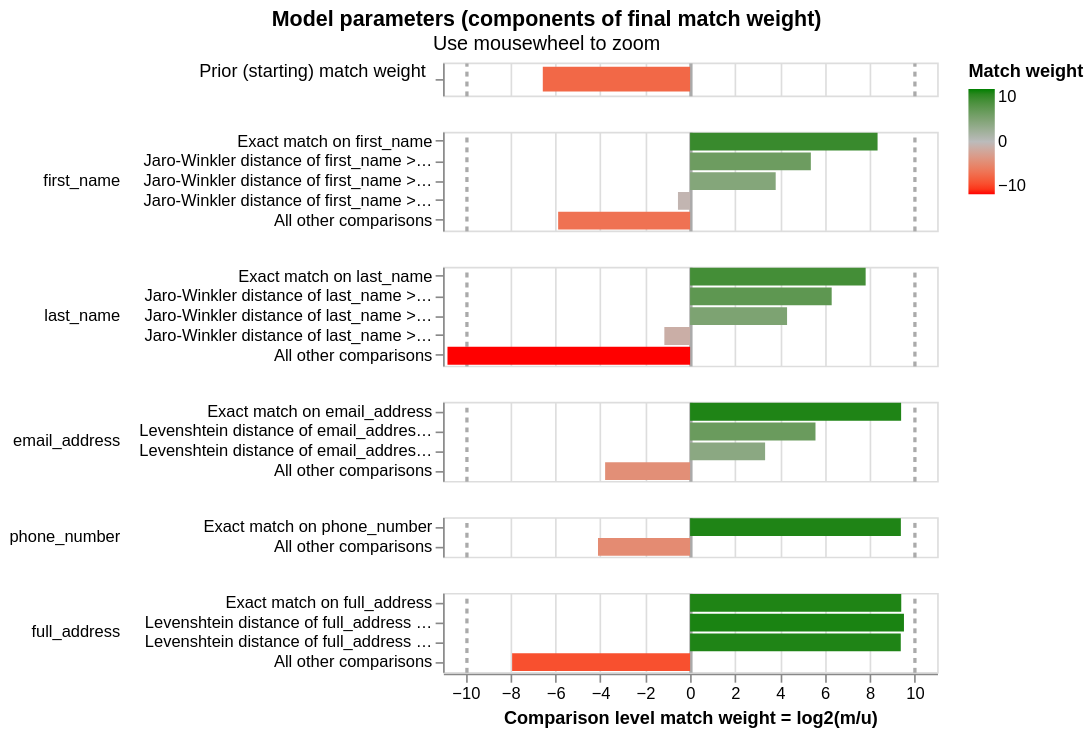

Notebook source saved alongside this figure:
### Code cell
linker.visualisations.match_weights_chart()

### Figure 1 — Vega-Lite specification as saved in the notebook (floating-point values rounded to 4 significant figures)
{"config": {"view": {"continuousWidth": 300, "continuousHeight": 300, "discreteHeight": 60, "discreteWidth": 400}, "header": {"title": null}, "mark": {"tooltip": null}, "title": {"anchor": "middle"}}, "vconcat": [{"mark": {"type": "bar", "clip": true, "height": 15}, "encoding": {"color": {"field": "log2_bayes_factor", "scale": {"domain": [-10, 0, 10], "interpolate": "lab", "range": ["red", "#bbbbbb", "green"]}, "title": "Match weight", "type": "quantitative"}, "tooltip": [{"field": "comparison_name", "title": "Comparison name", "type": "nominal"}, {"field": "probability_two_random_records_match", "format": ".4f", "title": "Probability two random records match", "type": "nominal"}, {"field": "log2_bayes_factor", "format": ",.4f", "title": "Equivalent match weight", "type": "quantitative"}, {"field": "bayes_factor_description", "title": "Match weight description", "type": "nominal"}], "x": {"axis": {"domain": false, "gridColor": {"condition": {"test": "abs(datum.value / 10)  <= 1 & datum.value % 10 === 0", "value": "#aaa"}, "value": "#ddd"}, "gridDash": {"condition": {"test": "abs(datum.value / 10) == 1", "value": [3]}, "value": null}, "gridWidth": {"condition": {"test": "abs(datum.value / 10)  <= 1 & datum.value % 10 === 0", "value": 2}, "value": 1}, "labels": false, "ticks": false, "title": ""}, "field": "log2_bayes_factor", "scale": {"domain": [-11, 11]}, "type": "quantitative"}, "y": {"axis": {"title": "Prior (starting) match weight", "titleAlign": "right", "titleAngle": 0, "titleFontWeight": "normal"}, "field": "label_for_charts", "sort": {"field": "comparison_vector_value", "order": "descending"}, "type": "nominal"}}, "height": 20, "transform": [{"filter": "(datum.comparison_name == 'probability_two_random_records_match')"}]}, {"mark": {"type": "bar", "clip": true}, "encoding": {"color": {"field": "log2_bayes_factor", "scale": {"domain": [-10, 0, 10], "interpolate": "lab", "range": ["red", "#bbbbbb", "green"]}, "title": "Match weight", "type": "quantitative"}, "row": {"field": "comparison_name", "header": {"labelAlign": "left", "labelAnchor": "middle", "labelAngle": 0}, "sort": {"field": "comparison_sort_order"}, "type": "nominal"}, "tooltip": [{"field": "comparison_name", "title": "Comparison name", "type": "nominal"}, {"field": "label_for_charts", "title": "Label", "type": "ordinal"}, {"field": "sql_condition", "title": "SQL condition", "type": "nominal"}, {"field": "m_probability", "format": ".10~g", "title": "M probability", "type": "quantitative"}, {"field": "u_probability", "format": ".10~g", "title": "U probability", "type": "quantitative"}, {"field": "bayes_factor", "format": ",.6f", "title": "Bayes factor = m/u", "type": "quantitative"}, {"field": "log2_bayes_factor", "format": ".4~g", "title": "Match weight = log2(m/u)", "type": "quantitative"}, {"field": "bayes_factor_description", "title": "Match weight description", "type": "nominal"}, {"field": "m_probability_description", "title": "m probability description", "type": "nominal"}, {"field": "u_probability_description", "title": "u probability description", "type": "nominal"}], "x": {"axis": {"gridColor": {"condition": {"test": "abs(datum.value / 10)  <= 1 & datum.value % 10 === 0", "value": "#aaa"}, "value": "#ddd"}, "gridDash": {"condition": {"test": "abs(datum.value / 10) == 1", "value": [3]}, "value": null}, "gridWidth": {"condition": {"test": "abs(datum.value / 10)  <= 1 & datum.value % 10 === 0", "value": 2}, "value": 1}, "title": "Comparison level match weight = log2(m/u)"}, "field": "log2_bayes_factor", "scale": {"domain": [-11, 11]}, "type": "quantitative"}, "y": {"axis": {"title": null}, "field": "label_for_charts", "sort": {"field": "comparison_vector_value", "order": "descending"}, "type": "nominal"}}, "height": {"step": 12}, "resolve": {"axis": {"y": "independent"}, "scale": {"y": "independent"}}, "transform": [{"filter": "(datum.comparison_name != 'probability_two_random_records_match')"}]}], "data": {"name": "data-f992e6caaa98eef6d8590cef6ea11192"}, "params": [{"name": "mouse_zoom", "select": {"type": "interval", "encodings": ["x"]}, "bind": "scales", "views": []}], "resolve": {"axis": {"y": "independent"}, "scale": {"y": "independent"}}, "title": {"text": "Model parameters (components of final match weight)", "subtitle": "Use mousewheel to zoom"}, "$schema": "https://vega.github.io/schema/vega-lite/v5.9.3.json", "datasets": {"data-f992e6caaa98eef6d8590cef6ea11192": [{"comparison_name": "probability_two_random_records_match", "sql_condition": null, "label_for_charts": "", "m_probability": null, "u_probability": null, "m_probability_description": null, "u_probability_description": null, "has_tf_adjustments": false, "tf_adjustment_column": null, "tf_adjustment_weight": null, "is_null_level": false, "bayes_factor": 0.01061, "log2_bayes_factor": -6.558, "comparison_vector_value": 0, "max_comparison_vector_value": 0, "bayes_factor_description": "The probability that two random records drawn at random match is 0.010 or one in  95.3 records.This is equivalent to a starting match weight of -6.558.", "probability_two_random_records_match": 0.0105, "comparison_sort_order": -1}, {"comparison_name": "first_name", "sql_condition": "\"first_name_l\" = \"first_name_r\"", "label_for_charts": "Exact match on first_name", "m_probability": 0.9244, "u_probability": 0.002838, "m_probability_description": "Amongst matching record comparisons, 92.44% of records (i.e. one in 1.082) are in the exact match on first_name comparison level", "u_probability_description": "Amongst non-matching record comparisons, 0.2838% of records (i.e. one in 352) are in the exact match on first_name comparison level", "has_tf_adjustments": true, "tf_adjustment_column": "first_name", "tf_adjustment_weight": 1.0, "is_null_level": false, "bayes_factor": 325.7, "log2_bayes_factor": 8.348, "comparison_vector_value": 4, "max_comparison_vector_value": 4, "bayes_factor_description": "If comparison level is `exact match on first_name` then comparison is 326 times more likely to be a match", "probability_two_random_records_match": 0.0105, "comparison_sort_order": 0}, {"comparison_name": "first_name", "sql_condition": "jaro_winkler_similarity(\"first_name_l\", \"first_name_r\") >= 0.92", "label_for_charts": "Jaro-Winkler distance of first_name >= 0.92", "m_probability": 0.03294, "u_probability": 0.000793, "m_probability_description": "Amongst matching record comparisons, 3.294% of records (i.e. one in 30.36) are in the jaro-winkler distance of first_name >= 0.92 comparison level", "u_probability_description": "Amongst non-matching record comparisons, 0.0793% of records (i.e. one in 1,261) are in the jaro-winkler distance of first_name >= 0.92 comparison level", "has_tf_adjustments": false, "tf_adjustment_column": null, "tf_adjustment_weight": 1.0, "is_null_level": false, "bayes_factor": 41.54, "log2_bayes_factor": 5.376, "comparison_vector_value": 3, "max_comparison_vector_value": 4, "bayes_factor_description": "If comparison level is `jaro-winkler distance of first_name >= 0.92` then comparison is 41.54 times more likely to be a match", "probability_two_random_records_match": 0.0105, "comparison_sort_order": 0}, {"comparison_name": "first_name", "sql_condition": "jaro_winkler_similarity(\"first_name_l\", \"first_name_r\") >= 0.88", "label_for_charts": "Jaro-Winkler distance of first_name >= 0.88", "m_probability": 0.01354, "u_probability": 0.0009648, "m_probability_description": "Amongst matching record comparisons, 1.354% of records (i.e. one in 73.83) are in the jaro-winkler distance of first_name >= 0.88 comparison level", "u_probability_description": "Amongst non-matching record comparisons, 0.09648% of records (i.e. one in 1,037) are in the jaro-winkler distance of first_name >= 0.88 comparison level", "has_tf_adjustments": false, "tf_adjustment_column": null, "tf_adjustment_weight": 1.0, "is_null_level": false, "bayes_factor": 14.04, "log2_bayes_factor": 3.811, "comparison_vector_value": 2, "max_comparison_vector_value": 4, "bayes_factor_description": "If comparison level is `jaro-winkler distance of first_name >= 0.88` then comparison is 14.04 times more likely to be a match", "probability_two_random_records_match": 0.0105, "comparison_sort_order": 0}, {"comparison_name": "first_name", "sql_condition": "jaro_winkler_similarity(\"first_name_l\", \"first_name_r\") >= 0.7", "label_for_charts": "Jaro-Winkler distance of first_name >= 0.7", "m_probability": 0.0125, "u_probability": 0.01818, "m_probability_description": "Amongst matching record comparisons, 1.25% of records (i.e. one in 79.98) are in the jaro-winkler distance of first_name >= 0.7 comparison level", "u_probability_description": "Amongst non-matching record comparisons, 1.818% of records (i.e. one in 54.99) are in the jaro-winkler distance of first_name >= 0.7 comparison level", "has_tf_adjustments": false, "tf_adjustment_column": null, "tf_adjustment_weight": 1.0, "is_null_level": false, "bayes_factor": 0.6876, "log2_bayes_factor": -0.5403, "comparison_vector_value": 1, "max_comparison_vector_value": 4, "bayes_factor_description": "If comparison level is `jaro-winkler distance of first_name >= 0.7` then comparison is 1.454 times less likely to be a match", "probability_two_random_records_match": 0.0105, "comparison_sort_order": 0}, {"comparison_name": "first_name", "sql_condition": "ELSE", "label_for_charts": "All other comparisons", "m_probability": 0.01665, "u_probability": 0.9772, "m_probability_description": "Amongst matching record comparisons, 1.665% of records (i.e. one in 60.06) are in the all other comparisons comparison level", "u_probability_description": "Amongst non-matching record comparisons, 97.72% of records (i.e. one in 1.023) are in the all other comparisons comparison level", "has_tf_adjustments": false, "tf_adjustment_column": null, "tf_adjustment_weight": 1.0, "is_null_level": false, "bayes_factor": 0.01704, "log2_bayes_factor": -5.875, "comparison_vector_value": 0, "max_comparison_vector_value": 4, "bayes_factor_description": "If comparison level is `all other comparisons` then comparison is 58.69 times less likely to be a match", "probability_two_random_records_match": 0.0105, "comparison_sort_order": 0}, {"comparison_name": "last_name", "sql_condition": "\"last_name_l\" = \"last_name_r\"", "label_for_charts": "Exact match on last_name", "m_probability": 0.9054, "u_probability": 0.004016, "m_probability_description": "Amongst matching record comparisons, 90.54% of records (i.e. one in 1.104) are in the exact match on last_name comparison level", "u_probability_description": "Amongst non-matching record comparisons, 0.4016% of records (i.e. one in 249) are in the exact match on last_name comparison level", "has_tf_adjustments": true, "tf_adjustment_column": "last_name", "tf_adjustment_weight": 1.0, "is_null_level": false, "bayes_factor": 225.4, "log2_bayes_factor": 7.817, "comparison_vector_value": 4, "max_comparison_vector_value": 4, "bayes_factor_description": "If comparison level is `exact match on last_name` then comparison is 225 times more likely to be a match", "probability_two_random_records_match": 0.0105, "comparison_sort_order": 1}, {"comparison_name": "last_name", "sql_condition": "jaro_winkler_similarity(\"last_name_l\", \"last_name_r\") >= 0.92", "label_for_charts": "Jaro-Winkler distance of last_name >= 0.92", "m_probability": 0.07307, "u_probability": 0.0009244, "m_probability_description": "Amongst matching record comparisons, 7.307% of records (i.e. one in 13.69) are in the jaro-winkler distance of last_name >= 0.92 comparison level", "u_probability_description": "Amongst non-matching record comparisons, 0.09244% of records (i.e. one in 1,082) are in the jaro-winkler distance of last_name >= 0.92 comparison level", "has_tf_adjustments": false, "tf_adjustment_column": null, "tf_adjustment_weight": 1.0, "is_null_level": false, "bayes_factor": 79.04, "log2_bayes_factor": 6.305, "comparison_vector_value": 3, "max_comparison_vector_value": 4, "bayes_factor_description": "If comparison level is `jaro-winkler distance of last_name >= 0.92` then comparison is 79.04 times more likely to be a match", "probability_two_random_records_match": 0.0105, "comparison_sort_order": 1}, {"comparison_name": "last_name", "sql_condition": "jaro_winkler_similarity(\"last_name_l\", \"last_name_r\") >= 0.88", "label_for_charts": "Jaro-Winkler distance of last_name >= 0.88", "m_probability": 0.01283, "u_probability": 0.0006432, "m_probability_description": "Amongst matching record comparisons, 1.283% of records (i.e. one in 77.96) are in the jaro-winkler distance of last_name >= 0.88 comparison level", "u_probability_description": "Amongst non-matching record comparisons, 0.06432% of records (i.e. one in 1,555) are in the jaro-winkler distance of last_name >= 0.88 comparison level", "has_tf_adjustments": false, "tf_adjustment_column": null, "tf_adjustment_weight": 1.0, "is_null_level": false, "bayes_factor": 19.94, "log2_bayes_factor": 4.318, "comparison_vector_value": 2, "max_comparison_vector_value": 4, "bayes_factor_description": "If comparison level is `jaro-winkler distance of last_name >= 0.88` then comparison is 19.94 times more likely to be a match", "probability_two_random_records_match": 0.0105, "comparison_sort_order": 1}, {"comparison_name": "last_name", "sql_condition": "jaro_winkler_similarity(\"last_name_l\", \"last_name_r\") >= 0.7", "label_for_charts": "Jaro-Winkler distance of last_name >= 0.7", "m_probability": 0.008141, "u_probability": 0.01802, "m_probability_description": "Amongst matching record comparisons, 0.8141% of records (i.e. one in 123) are in the jaro-winkler distance of last_name >= 0.7 comparison level", "u_probability_description": "Amongst non-matching record comparisons, 1.802% of records (i.e. one in 55.49) are in the jaro-winkler distance of last_name >= 0.7 comparison level", "has_tf_adjustments": false, "tf_adjustment_column": null, "tf_adjustment_weight": 1.0, "is_null_level": false, "bayes_factor": 0.4518, "log2_bayes_factor": -1.146, "comparison_vector_value": 1, "max_comparison_vector_value": 4, "bayes_factor_description": "If comparison level is `jaro-winkler distance of last_name >= 0.7` then comparison is 2.213 times less likely to be a match", "probability_two_random_records_match": 0.0105, "comparison_sort_order": 1}, {"comparison_name": "last_name", "sql_condition": "ELSE", "label_for_charts": "All other comparisons", "m_probability": 0.0005468, "u_probability": 0.9764, "m_probability_description": "Amongst matching record comparisons, 0.05468% of records (i.e. one in 1,829) are in the all other comparisons comparison level", "u_probability_description": "Amongst non-matching record comparisons, 97.64% of records (i.e. one in 1.024) are in the all other comparisons comparison level", "has_tf_adjustments": false, "tf_adjustment_column": null, "tf_adjustment_weight": 1.0, "is_null_level": false, "bayes_factor": 0.00056, "log2_bayes_factor": -10.8, "comparison_vector_value": 0, "max_comparison_vector_value": 4, "bayes_factor_description": "If comparison level is `all other comparisons` then comparison is 1,786 times less likely to be a match", "probability_two_random_records_match": 0.0105, "comparison_sort_order": 1}, {"comparison_name": "email_address", "sql_condition": "\"email_address_l\" = \"email_address_r\"", "label_for_charts": "Exact match on email_address", "m_probability": 0.9223, "u_probability": 0.001369, "m_probability_description": "Amongst matching record comparisons, 92.23% of records (i.e. one in 1.084) are in the exact match on email_address comparison level", "u_probability_description": "Amongst non-matching record comparisons, 0.1369% of records (i.e. one in 730) are in the exact match on email_address comparison level", "has_tf_adjustments": false, "tf_adjustment_column": null, "tf_adjustment_weight": 1.0, "is_null_level": false, "bayes_factor": 673.7, "log2_bayes_factor": 9.396, "comparison_vector_value": 3, "max_comparison_vector_value": 3, "bayes_factor_description": "If comparison level is `exact match on email_address` then comparison is 674 times more likely to be a match", "probability_two_random_records_match": 0.0105, "comparison_sort_order": 2}, {"comparison_name": "email_address", "sql_condition": "levenshtein(\"email_address_l\", \"email_address_r\") <= 1", "label_for_charts": "Levenshtein distance of email_address <= 1", "m_probability": 0.001638, "u_probability": 3.418e-05, "m_probability_description": "Amongst matching record comparisons, 0.1638% of records (i.e. one in 610) are in the levenshtein distance of email_address <= 1 comparison level", "u_probability_description": "Amongst non-matching record comparisons, 0.003418% of records (i.e. one in 29,258) are in the levenshtein distance of email_address <= 1 comparison level", "has_tf_adjustments": false, "tf_adjustment_column": null, "tf_adjustment_weight": 1.0, "is_null_level": false, "bayes_factor": 47.94, "log2_bayes_factor": 5.583, "comparison_vector_value": 2, "max_comparison_vector_value": 3, "bayes_factor_description": "If comparison level is `levenshtein distance of email_address <= 1` then comparison is 47.94 times more likely to be a match", "probability_two_random_records_match": 0.0105, "comparison_sort_order": 2}, {"comparison_name": "email_address", "sql_condition": "levenshtein(\"email_address_l\", \"email_address_r\") <= 2", "label_for_charts": "Levenshtein distance of email_address <= 2", "m_probability": 0.003573, "u_probability": 0.0003528, "m_probability_description": "Amongst matching record comparisons, 0.3573% of records (i.e. one in 280) are in the levenshtein distance of email_address <= 2 comparison level", "u_probability_description": "Amongst non-matching record comparisons, 0.03528% of records (i.e. one in 2,835) are in the levenshtein distance of email_address <= 2 comparison level", "has_tf_adjustments": false, "tf_adjustment_column": null, "tf_adjustment_weight": 1.0, "is_null_level": false, "bayes_factor": 10.13, "log2_bayes_factor": 3.34, "comparison_vector_value": 1, "max_comparison_vector_value": 3, "bayes_factor_description": "If comparison level is `levenshtein distance of email_address <= 2` then comparison is 10.13 times more likely to be a match", "probability_two_random_records_match": 0.0105, "comparison_sort_order": 2}, {"comparison_name": "email_address", "sql_condition": "ELSE", "label_for_charts": "All other comparisons", "m_probability": 0.07251, "u_probability": 0.9982, "m_probability_description": "Amongst matching record comparisons, 7.251% of records (i.e. one in 13.79) are in the all other comparisons comparison level", "u_probability_description": "Amongst non-matching record comparisons, 99.82% of records (i.e. one in 1.002) are in the all other comparisons comparison level", "has_tf_adjustments": false, "tf_adjustment_column": null, "tf_adjustment_weight": 1.0, "is_null_level": false, "bayes_factor": 0.07264, "log2_bayes_factor": -3.783, "comparison_vector_value": 0, "max_comparison_vector_value": 3, "bayes_factor_description": "If comparison level is `all other comparisons` then comparison is 13.77 times less likely to be a match", "probability_two_random_records_match": 0.0105, "comparison_sort_order": 2}, {"comparison_name": "phone_number", "sql_condition": "\"phone_number_l\" = \"phone_number_r\"", "label_for_charts": "Exact match on phone_number", "m_probability": 0.9418, "u_probability": 0.001409, "m_probability_description": "Amongst matching record comparisons, 94.18% of records (i.e. one in 1.062) are in the exact match on phone_number comparison level", "u_probability_description": "Amongst non-matching record comparisons, 0.1409% of records (i.e. one in 710) are in the exact match on phone_number comparison level", "has_tf_adjustments": false, "tf_adjustment_column": null, "tf_adjustment_weight": 1.0, "is_null_level": false, "bayes_factor": 668.3, "log2_bayes_factor": 9.384, "comparison_vector_value": 1, "max_comparison_vector_value": 1, "bayes_factor_description": "If comparison level is `exact match on phone_number` then comparison is 668 times more likely to be a match", "probability_two_random_records_match": 0.0105, "comparison_sort_order": 3}, {"comparison_name": "phone_number", "sql_condition": "ELSE", "label_for_charts": "All other comparisons", "m_probability": 0.0582, "u_probability": 0.9986, "m_probability_description": "Amongst matching record comparisons, 5.82% of records (i.e. one in 17.18) are in the all other comparisons comparison level", "u_probability_description": "Amongst non-matching record comparisons, 99.86% of records (i.e. one in 1.001) are in the all other comparisons comparison level", "has_tf_adjustments": false, "tf_adjustment_column": null, "tf_adjustment_weight": 1.0, "is_null_level": false, "bayes_factor": 0.05829, "log2_bayes_factor": -4.101, "comparison_vector_value": 0, "max_comparison_vector_value": 1, "bayes_factor_description": "If comparison level is `all other comparisons` then comparison is 17.16 times less likely to be a match", "probability_two_random_records_match": 0.0105, "comparison_sort_order": 3}, {"comparison_name": "full_address", "sql_condition": "\"full_address_l\" = \"full_address_r\"", "label_for_charts": "Exact match on full_address", "m_probability": 0.9136, "u_probability": 0.00135, "m_probability_description": "Amongst matching record comparisons, 91.36% of records (i.e. one in 1.095) are in the exact match on full_address comparison level", "u_probability_description": "Amongst non-matching record comparisons, 0.135% of records (i.e. one in 741) are in the exact match on full_address comparison level", "has_tf_adjustments": false, "tf_adjustment_column": null, "tf_adjustment_weight": 1.0, "is_null_level": false, "bayes_factor": 676.6, "log2_bayes_factor": 9.402, "comparison_vector_value": 3, "max_comparison_vector_value": 3, "bayes_factor_description": "If comparison level is `exact match on full_address` then comparison is 677 times more likely to be a match", "probability_two_random_records_match": 0.0105, "comparison_sort_order": 4}, {"comparison_name": "full_address", "sql_condition": "levenshtein(\"full_address_l\", \"full_address_r\") <= 1", "label_for_charts": "Levenshtein distance of full_address <= 1", "m_probability": 0.05633, "u_probability": 7.66e-05, "m_probability_description": "Amongst matching record comparisons, 5.633% of records (i.e. one in 17.75) are in the levenshtein distance of full_address <= 1 comparison level", "u_probability_description": "Amongst non-matching record comparisons, 0.00766% of records (i.e. one in 13,055) are in the levenshtein distance of full_address <= 1 comparison level", "has_tf_adjustments": false, "tf_adjustment_column": null, "tf_adjustment_weight": 1.0, "is_null_level": false, "bayes_factor": 735.3, "log2_bayes_factor": 9.522, "comparison_vector_value": 2, "max_comparison_vector_value": 3, "bayes_factor_description": "If comparison level is `levenshtein distance of full_address <= 1` then comparison is 735 times more likely to be a match", "probability_two_random_records_match": 0.0105, "comparison_sort_order": 4}, {"comparison_name": "full_address", "sql_condition": "levenshtein(\"full_address_l\", \"full_address_r\") <= 2", "label_for_charts": "Levenshtein distance of full_address <= 2", "m_probability": 0.02598, "u_probability": 3.897e-05, "m_probability_description": "Amongst matching record comparisons, 2.598% of records (i.e. one in 38.49) are in the levenshtein distance of full_address <= 2 comparison level", "u_probability_description": "Amongst non-matching record comparisons, 0.003897% of records (i.e. one in 25,659) are in the levenshtein distance of full_address <= 2 comparison level", "has_tf_adjustments": false, "tf_adjustment_column": null, "tf_adjustment_weight": 1.0, "is_null_level": false, "bayes_factor": 666.6, "log2_bayes_factor": 9.381, "comparison_vector_value": 1, "max_comparison_vector_value": 3, "bayes_factor_description": "If comparison level is `levenshtein distance of full_address <= 2` then comparison is 667 times more likely to be a match", "probability_two_random_records_match": 0.0105, "comparison_sort_order": 4}, {"comparison_name": "full_address", "sql_condition": "ELSE", "label_for_charts": "All other comparisons", "m_probability": 0.004111, "u_probability": 0.9985, "m_probability_description": "Amongst matching record comparisons, 0.4111% of records (i.e. one in 243) are in the all other comparisons comparison level", "u_probability_description": "Amongst non-matching record comparisons, 99.85% of records (i.e. one in 1.001) are in the all other comparisons comparison level", "has_tf_adjustments": false, "tf_adjustment_column": null, "tf_adjustment_weight": 1.0, "is_null_level": false, "bayes_factor": 0.004117, "log2_bayes_factor": -7.924, "comparison_vector_value": 0, "max_comparison_vector_value": 3, "bayes_factor_description": "If comparison level is `all other comparisons` then comparison is 243 times less likely to be a match", "probability_two_random_records_match": 0.0105, "comparison_sort_order": 4}]}}
